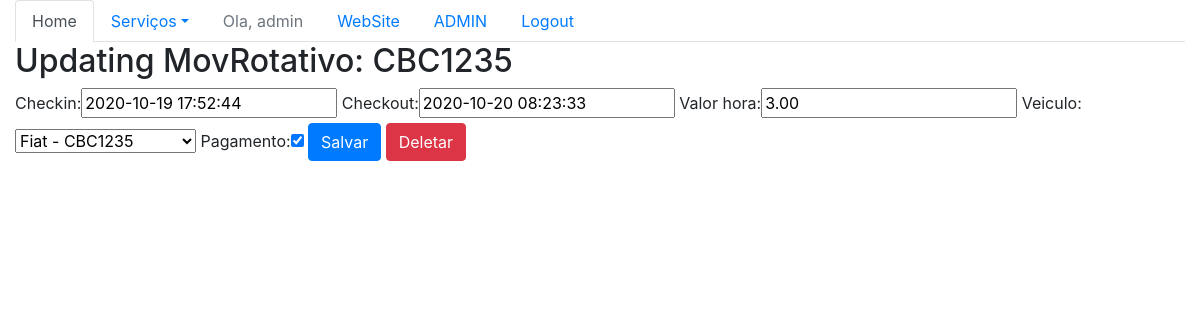
Screenshot of /sistema/movrotativo-update/1/ (signed in) with the database file from the repository.
### core/models.py (models this page shows, shortened)
class MovRotativo(models.Model):
    checkin = models.DateTimeField(auto_now=False)
    checkout = models.DateTimeField(auto_now=False, null=True, blank=True)
    valor_hora = models.DecimalField(max_digits=5, decimal_places=2)
    veiculo = models.ForeignKey(Veiculo, on_delete=models.PROTECT)
    pagamento = models.BooleanField(default=False)
    def __str__(self):
        return self.veiculo.placa

class Veiculo(models.Model):
    marca = models.ForeignKey(Marca, on_delete=models.PROTECT)
    placa = models.CharField(max_length=7)
    proprietario = models.ForeignKey(Pessoa, on_delete=models.PROTECT)
    cor = models.CharField(max_length=15)
    observacoes = models.TextField()
    def __str__(self):
        return self.marca.nome + ' - ' + self.placa

### core/views.py (the view)
# urls.py: url(r'^movrotativo-update/(?P<id>\d+)/$', movrotativo_update, name='core_movrotativo_update'),
@login_required
def movrotativo_update(request, id):
    data = {}
    movrotativo = MovRotativo.objects.get(id=id)
    form = MovRotativoForm(request.POST or None, instance=movrotativo)
    data['movrotativo'] = movrotativo
    data['form'] = form
    if request.method == 'POST':
        if form.is_valid():
            form.save()
            return redirect('core_lista_movrotativos')
    else:
        return render(request, 'core/update_movrotativo.html', data)

### core/forms.py
class MovRotativoForm(ModelForm):
    class Meta:
        model = MovRotativo
        fields = '__all__'

### core/templates/core/update_movrotativo.html (shortened to what this page needs)
{% extends 'base.html' %}
{% load bootstrap %}
{% block main %}
    <div class="row">
        <div class="col">
            <H2>Updating MovRotativo: {{ movrotativo }} </H2>
            <form action="{% url 'core_movrotativo_update' movrotativo.id %}" method="POST">
                {{ form|bootstrap }}
                <button type="submit" class="btn btn-primary" >Salvar</button>
                <a href="{% url 'core_movrotativo_delete' movrotativo.id %}" class="btn btn-danger">Deletar</a>
            </form>
        </div>
    </div>
{% endblock main %}

### core/templates/core/menu.html (shortened to what this page needs)
<ul class="nav nav-tabs">
    <li class="nav-item">
        <a class="nav-link active" href="{% url 'core_home' %}">Home</a>
    </li>
    {% if user.is_authenticated  %}
        <li class="nav-item dropdown">
            <a class="nav-link dropdown-toggle" data-toggle="dropdown" href="#" role="button" aria-haspopup="true" aria-expanded="false">Serviços</a>
        </li>
        <li class="nav-item">
            <a class="nav-link disabled" href="">Ola, {{ user }}   </a>
        </li>
        <li class="nav-item">
            <a class="nav-link" href=" {% url 'website_home' %} ">WebSite</a>
        </li>
        {% if user.get_username == 'admin'  %}
            <li class="nav-item">
                <a class="nav-link" href="/admin/login/?next=/admin/">ADMIN</a>
            </li>
        {% endif %}
        <li class="nav-item">
            <a class="nav-link" href=" {% url 'logout' %} ">Logout</a>
        </li>
    {% else %}
        <li class="nav-item">
            <a class="nav-link" href=" {% url 'login' %} ">Login</a>
        </li>
    {% endif %}
</ul>

### rows the page displays
MovRotativo: veiculo.placa "CBC1235", checkin "2020-10-19 17:52:44", checkout "2020-10-20 08:23:33", valor_hora "3.00", veiculo "Fiat - CBC1235", pagamento "☑"

### other values shown
{{ user }} "admin"
